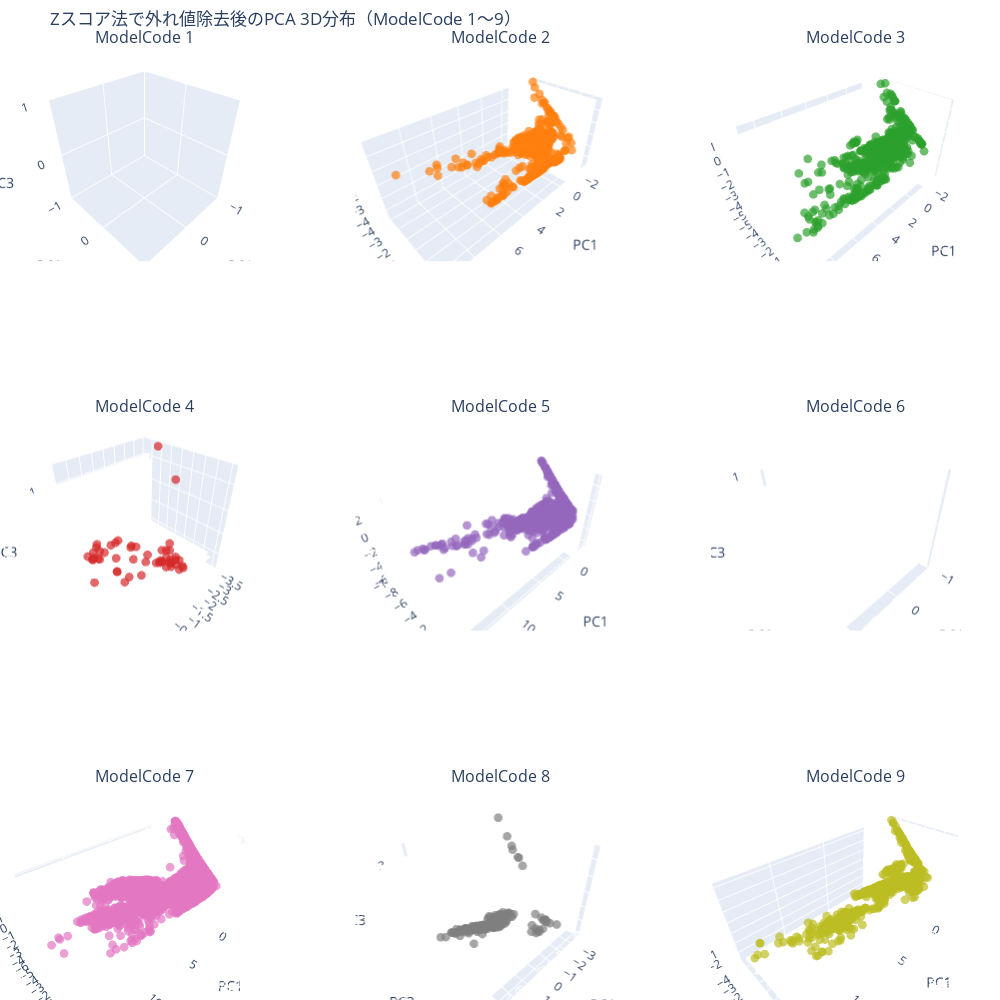

Notebook source saved alongside this figure:
### Code cell
import pandas as pd
import numpy as np
from sklearn.preprocessing import StandardScaler
from sklearn.decomposition import PCA
from scipy.stats import zscore
import plotly.graph_objects as go
from plotly.subplots import make_subplots
import seaborn as sns

# === Zスコアで外れ値を検出（3以上を外れ値とみなす） ===
z_scores = np.abs(zscore(numerical_features_clean))
is_outlier = (z_scores > 3).any(axis=1)

# 外れ値を除去
numerical_filtered = numerical_features_clean[~is_outlier]
modelcode_filtered = modelcode_clean[~is_outlier]

# === スケーリングとPCA（3次元） ===
scaler = StandardScaler()
X_scaled = scaler.fit_transform(numerical_filtered)
pca = PCA(n_components=3)
pca_result = pca.fit_transform(X_scaled)

# === 結果をDataFrameにまとめる ===
pca_df = pd.DataFrame(pca_result, columns=["PC1", "PC2", "PC3"])
pca_df["ModelCode"] = modelcode_filtered.values.astype(str)

# === カラーマップをModelCodeに固定 ===
palette = sns.color_palette("tab10", n_colors=9)
color_map = {str(code): f"rgb({int(r*255)},{int(g*255)},{int(b*255)})"
             for code, (r, g, b) in zip(range(1, 10), palette)}

# === 3×3サブプロット（回転可能な3D） ===
fig = make_subplots(
    rows=3, cols=3,
    specs=[[{'type': 'scene'}]*3]*3,
    subplot_titles=[f"ModelCode {i}" for i in range(1, 10)]
)

for i, code in enumerate(range(1, 10)):
    code_str = str(code)
    subset = pca_df[pca_df["ModelCode"] == code_str]
    row = i // 3 + 1
    col = i % 3 + 1

    if not subset.empty:
        fig.add_trace(go.Scatter3d(
            x=subset["PC1"], y=subset["PC2"], z=subset["PC3"],
            mode='markers',
            marker=dict(size=3, color=color_map[code_str], opacity=0.7),
            name=f"ModelCode {code_str}",
            showlegend=False
        ), row=row, col=col)
    else:
        # ダミーで空の透明点を描画して軸を維持
        fig.add_trace(go.Scatter3d(
            x=[0], y=[0], z=[0],
            mode='markers',
            marker=dict(size=0.01, color='rgba(0,0,0,0)'),
            showlegend=False
        ), row=row, col=col)

# === 各サブプロットの軸設定 ===
for i in range(1, 10):
    scene_id = f"scene{i}"
    fig.update_layout(**{
        scene_id: dict(
            xaxis=dict(title="PC1"),
            yaxis=dict(title="PC2"),
            zaxis=dict(title="PC3")
        )
    })

# === レイアウト ===
fig.update_layout(
    height=1000, width=1000,
    title="Zスコア法で外れ値除去後のPCA 3D分布（ModelCode 1〜9）",
    margin=dict(l=0, r=0, b=0, t=50)
)

fig.show()

### Figure 1 — Plotly figure (JSON) as saved in the notebook; plotly's stock layout.template omitted (floating-point values rounded to 4 significant figures; data arrays with more than 128 entries replaced by an {"elided": "..."} marker saying what was removed)
{"data": [{"marker": {"color": "rgba(0,0,0,0)", "size": 0.01}, "mode": "markers", "scene": "scene", "showlegend": false, "type": "scatter3d", "x": [0], "y": [0], "z": [0]}, {"marker": {"color": "rgb(255,127,14)", "opacity": 0.7, "size": 3}, "mode": "markers", "name": "ModelCode 2", "scene": "scene2", "showlegend": false, "type": "scatter3d", "x": {"elided": "473 float values"}, "y": {"elided": "473 float values"}, "z": {"elided": "473 float values"}}, {"marker": {"color": "rgb(44,160,44)", "opacity": 0.7, "size": 3}, "mode": "markers", "name": "ModelCode 3", "scene": "scene3", "showlegend": false, "type": "scatter3d", "x": {"elided": "1459 float values"}, "y": {"elided": "1459 float values"}, "z": {"elided": "1459 float values"}}, {"marker": {"color": "rgb(214,39,40)", "opacity": 0.7, "size": 3}, "mode": "markers", "name": "ModelCode 4", "scene": "scene4", "showlegend": false, "type": "scatter3d", "x": [-3.07, -0.09618, -0.4968, 0.4019, -0.6368, -0.3487, -1.079, -0.5452, -0.3534, -0.02238, -0.7141, -0.1544, -0.2921, -0.6165, -1.181, -0.3825, -1.236, -1.265, -1.037, -0.2617, -0.8959, -0.3095, -0.1509, -0.3591, -3.451, -1.328, -1.441, -1.349, -1.393, -1.543, -1.276, -1.37, -1.408, -1.469, -1.37, -1.283, -1.328, -1.315, -1.25, -0.9609, -1.449, -1.482, -1.145, -1.576, -1.631, -1.28, -1.614, -1.582, -1.783, -1.381, -1.397, -0.7973], "y": [-2.814, -4.786, -4.451, -3.681, -4.826, -3.191, -3.941, -4.746, -2.495, -2.359, -3.672, -4.517, -4.217, -4.304, -3.3, -3.242, -3.321, -3.089, -4.069, -4.592, -4.197, -4.35, -4.547, -4.743, -4.081, -1.827, -1.015, -1.812, -1.249, -1.234, -1.902, -1.439, -1.571, -1.345, -1.939, -1.579, -1.397, -1.047, -2.021, -2.927, -1.734, -1.563, -2.449, -1.426, -1.743, -2.487, -1.885, -2.062, -1.889, -0.9399, -1.466, -2.323], "z": [0.6836, -2.443, -2.195, -2.755, -2.125, -2.367, -1.675, -2.195, -2.127, -2.031, -2.216, -2.497, -2.36, -2.248, -1.707, -2.405, -1.672, -1.604, -1.837, -2.496, -1.956, -2.415, -2.501, -2.365, 1.526, -1.549, -1.308, -1.605, -1.359, -1.26, -1.646, -1.412, -1.481, -1.271, -1.622, -1.636, -1.528, -1.403, -1.718, -1.945, -1.394, -1.4, -1.885, -1.254, -1.188, -1.642, -1.256, -1.343, -1.04, -1.295, -1.463, -2.24]}, {"marker": {"color": "rgb(148,103,189)", "opacity": 0.7, "size": 3}, "mode": "markers", "name": "ModelCode 5", "scene": "scene5", "showlegend": false, "type": "scatter3d", "x": {"elided": "2434 float values"}, "y": {"elided": "2434 float values"}, "z": {"elided": "2434 float values"}}, {"marker": {"color": "rgba(0,0,0,0)", "size": 0.01}, "mode": "markers", "scene": "scene6", "showlegend": false, "type": "scatter3d", "x": [0], "y": [0], "z": [0]}, {"marker": {"color": "rgb(227,119,194)", "opacity": 0.7, "size": 3}, "mode": "markers", "name": "ModelCode 7", "scene": "scene7", "showlegend": false, "type": "scatter3d", "x": {"elided": "18115 float values"}, "y": {"elided": "18115 float values"}, "z": {"elided": "18115 float values"}}, {"marker": {"color": "rgb(127,127,127)", "opacity": 0.7, "size": 3}, "mode": "markers", "name": "ModelCode 8", "scene": "scene8", "showlegend": false, "type": "scatter3d", "x": {"elided": "228 float values"}, "y": {"elided": "228 float values"}, "z": {"elided": "228 float values"}}, {"marker": {"color": "rgb(188,189,34)", "opacity": 0.7, "size": 3}, "mode": "markers", "name": "ModelCode 9", "scene": "scene9", "showlegend": false, "type": "scatter3d", "x": {"elided": "1496 float values"}, "y": {"elided": "1496 float values"}, "z": {"elided": "1496 float values"}}], "layout": {"annotations": [{"font": {"size": 16}, "showarrow": false, "text": "ModelCode 1", "x": 0.1444, "xanchor": "center", "xref": "paper", "y": 1, "yanchor": "bottom", "yref": "paper"}, {"font": {"size": 16}, "showarrow": false, "text": "ModelCode 2", "x": 0.5, "xanchor": "center", "xref": "paper", "y": 1, "yanchor": "bottom", "yref": "paper"}, {"font": {"size": 16}, "showarrow": false, "text": "ModelCode 3", "x": 0.8556, "xanchor": "center", "xref": "paper", "y": 1, "yanchor": "bottom", "yref": "paper"}, {"font": {"size": 16}, "showarrow": false, "text": "ModelCode 4", "x": 0.1444, "xanchor": "center", "xref": "paper", "y": 0.6111, "yanchor": "bottom", "yref": "paper"}, {"font": {"size": 16}, "showarrow": false, "text": "ModelCode 5", "x": 0.5, "xanchor": "center", "xref": "paper", "y": 0.6111, "yanchor": "bottom", "yref": "paper"}, {"font": {"size": 16}, "showarrow": false, "text": "ModelCode 6", "x": 0.8556, "xanchor": "center", "xref": "paper", "y": 0.6111, "yanchor": "bottom", "yref": "paper"}, {"font": {"size": 16}, "showarrow": false, "text": "ModelCode 7", "x": 0.1444, "xanchor": "center", "xref": "paper", "y": 0.2222, "yanchor": "bottom", "yref": "paper"}, {"font": {"size": 16}, "showarrow": false, "text": "ModelCode 8", "x": 0.5, "xanchor": "center", "xref": "paper", "y": 0.2222, "yanchor": "bottom", "yref": "paper"}, {"font": {"size": 16}, "showarrow": false, "text": "ModelCode 9", "x": 0.8556, "xanchor": "center", "xref": "paper", "y": 0.2222, "yanchor": "bottom", "yref": "paper"}], "height": 1000, "margin": {"b": 0, "l": 0, "r": 0, "t": 50}, "scene": {"domain": {"x": [0, 0.2889], "y": [0.7778, 1]}, "xaxis": {"title": {"text": "PC1"}}, "yaxis": {"title": {"text": "PC2"}}, "zaxis": {"title": {"text": "PC3"}}}, "scene2": {"domain": {"x": [0.3556, 0.6444], "y": [0.7778, 1]}, "xaxis": {"title": {"text": "PC1"}}, "yaxis": {"title": {"text": "PC2"}}, "zaxis": {"title": {"text": "PC3"}}}, "scene3": {"domain": {"x": [0.7111, 1], "y": [0.7778, 1]}, "xaxis": {"title": {"text": "PC1"}}, "yaxis": {"title": {"text": "PC2"}}, "zaxis": {"title": {"text": "PC3"}}}, "scene4": {"domain": {"x": [0, 0.2889], "y": [0.3889, 0.6111]}, "xaxis": {"title": {"text": "PC1"}}, "yaxis": {"title": {"text": "PC2"}}, "zaxis": {"title": {"text": "PC3"}}}, "scene5": {"domain": {"x": [0.3556, 0.6444], "y": [0.3889, 0.6111]}, "xaxis": {"title": {"text": "PC1"}}, "yaxis": {"title": {"text": "PC2"}}, "zaxis": {"title": {"text": "PC3"}}}, "scene6": {"domain": {"x": [0.7111, 1], "y": [0.3889, 0.6111]}, "xaxis": {"title": {"text": "PC1"}}, "yaxis": {"title": {"text": "PC2"}}, "zaxis": {"title": {"text": "PC3"}}}, "scene7": {"domain": {"x": [0, 0.2889], "y": [0, 0.2222]}, "xaxis": {"title": {"text": "PC1"}}, "yaxis": {"title": {"text": "PC2"}}, "zaxis": {"title": {"text": "PC3"}}}, "scene8": {"domain": {"x": [0.3556, 0.6444], "y": [0, 0.2222]}, "xaxis": {"title": {"text": "PC1"}}, "yaxis": {"title": {"text": "PC2"}}, "zaxis": {"title": {"text": "PC3"}}}, "scene9": {"domain": {"x": [0.7111, 1], "y": [0, 0.2222]}, "xaxis": {"title": {"text": "PC1"}}, "yaxis": {"title": {"text": "PC2"}}, "zaxis": {"title": {"text": "PC3"}}}, "title": {"text": "Zスコア法で外れ値除去後のPCA 3D分布（ModelCode 1〜9）"}, "width": 1000}}
